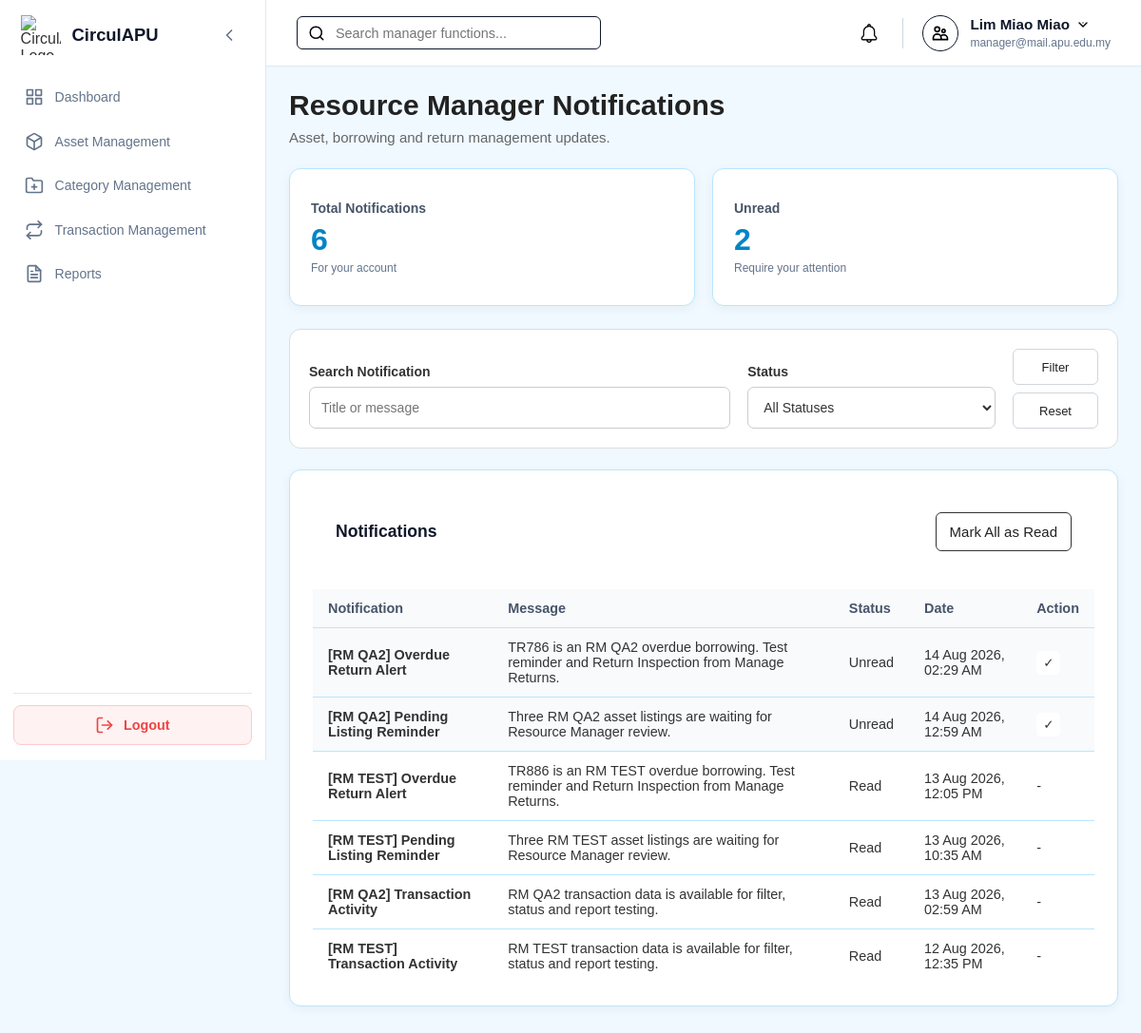
/notifications.php (signed in), run on an earlier commit of the app's database.
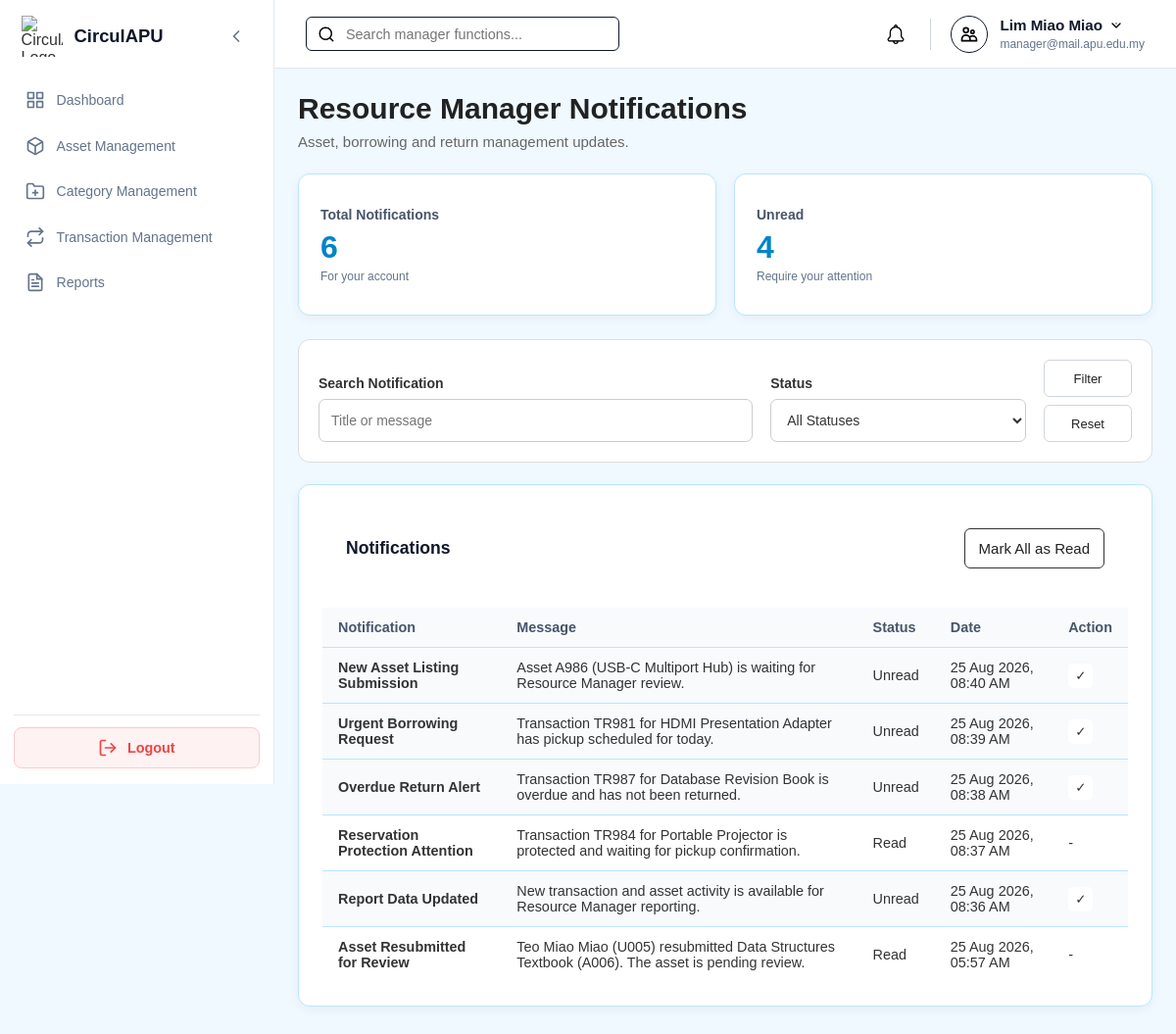
And on a later commit of the database.
### tables this page shows
CREATE TABLE `notification` (
  `notificationID` varchar(10) NOT NULL,
  `userID` varchar(10) NOT NULL,
  `title` varchar(100) NOT NULL,
  `content` varchar(255) NOT NULL,
  `status` enum('Read','Unread') NOT NULL DEFAULT 'Unread',
  `createdDate` timestamp NOT NULL DEFAULT current_timestamp()
);

### notifications.php (the view, shortened to what this page needs)
<?php
require_once 'db.php';
function e($v):string{return htmlspecialchars((string)$v,ENT_QUOTES,'UTF-8');}
$uid=$_SESSION['user_id'];
$role=$_SESSION['user_role'];
$search=trim($_GET['search']??'');
$roleInfo=[
    'Admin'=>['System Administrator Notifications','System and administration updates.','Admin'],
    'Auditor'=>['Sustainability Auditor Notifications','Verification and sustainability programme updates.','Auditor'],
    'Manager'=>['Resource Manager Notifications','Asset, borrowing and return management updates.','Manager'],
    'Member'=>['Community Member Notifications','Updates about your listings, requests and activities.','Members']
];
[$title,$subtitle,$folder]=$roleInfo[$role];
$scriptDir=rtrim(str_replace('\\','/',dirname($_SERVER['SCRIPT_NAME'])),'/');
$appRoot=$scriptDir==='/'?'':$scriptDir;
$rows=[];$total=$unread=0;$error='';
try{
    $conn->set_charset('utf8mb4');
    $s=$conn->prepare("SELECT COUNT(*) total,COALESCE(SUM(status='Unread'),0) unread FROM notification WHERE userID=?");
    $s->bind_param('s',$uid);$s->execute();$x=$s->get_result()->fetch_assoc();$s->close();
    $total=(int)$x['total'];$unread=(int)$x['unread'];
    $sql="SELECT notificationID,title,content,status,createdDate FROM notification WHERE userID=?";
    $types='s';$params=[$uid];
    $sql.=" ORDER BY createdDate DESC";
    $s=$conn->prepare($sql);$s->bind_param($types,...$params);$s->execute();
    $rows=$s->get_result()->fetch_all(MYSQLI_ASSOC);$s->close();
}catch(Throwable $z){
    error_log($z->getMessage());$error='Unable to load notifications. Please try again.';
}
?>
<!DOCTYPE html>
<html lang="en">
<head>
<link rel="stylesheet" href="<?=e($appRoot)?>/style.css">
</head>
<body class="role-<?=e(strtolower($role))?>">
<div class="dashboard-container">
<?php include 'sidebar.php';?>
<div class="main-content">
<?php include 'header.php';?>
<main class="page-body">
<section class="management-heading">
<h1><?=e($title)?></h1>
<p><?=e($subtitle)?></p>
</section>
<section class="stats-grid">
<a href="<?=e($appRoot)?>/notifications.php" class="stat-card">
<div class="stat-content"><h3>Total Notifications</h3><strong class="stat-value"><?=$total?></strong><p class="stat-description">For your account</p></div>
</a>
<a href="<?=e($appRoot)?>/notifications.php?status=Unread" class="stat-card">
<div class="stat-content"><h3>Unread</h3><strong class="stat-value"><?=$unread?></strong><p class="stat-description">Require your attention</p></div>
</a>
</section>
<section class="management-filter">
<form method="GET" action="<?=e($appRoot)?>/notifications.php">
<div class="management-filter-group search">
<label for="search">Search Notification</label>
<input id="search" name="search" value="<?=e($search)?>" placeholder="Title or message">
</div>
<div class="management-filter-group">
<label for="status">Status</label>
<select id="status" name="status">
<option value="">All Statuses</option>
</select>
</div>
<div class="management-filter-buttons">
<button class="management-filter-btn">Filter</button>
<a href="<?=e($appRoot)?>/notifications.php" class="management-reset-btn">Reset</a>
</div>
</form>
</section>
<section class="content-card">
<div class="card-header">
<h2>Notifications</h2>
<?php if($unread):?>
<form method="POST" action="<?=e($appRoot)?>/notifications.php">
<button class="management-create-btn">Mark All as Read</button>
</form>
<?php endif;?>
</div>
<div class="table-wrapper">
<table class="data-table">
<thead><tr><th>Notification</th><th>Message</th><th>Status</th><th>Date</th><th>Action</th></tr></thead>
<tbody>
<?php if(!$rows):?>
<tr><td colspan="5" class="dashboard-empty-state">No notifications found.</td></tr>
<?php else:foreach($rows as $n):?>
<tr class="<?=$n['status']==='Unread'?'notification-unread':''?>">
<td><strong><?=e($n['title'])?></strong></td>
<td><?=e($n['content'])?></td>
<td><?=e($n['status'])?></td>
<td><?=e(date('d M Y, h:i A',strtotime($n['createdDate'])))?></td>
<td>
<?php if($n['status']==='Unread'):?>
<form method="POST" action="<?=e($appRoot)?>/notifications.php">
<button class="management-action-btn" title="Mark as Read">✓</button>
</form>
<?php else:?>-<?php endif;?>
</td>
</tr>
<?php endforeach;endif;?>
</tbody>
</table>
</div>
</section>
</main>
</div></div>
</body></html>

### sidebar.php (shortened to what this page needs)
<?php
$current_page = basename($_SERVER['PHP_SELF']);
$user_role    = $_SESSION['user_role'] ?? 'Member';
?>
<aside class="sidebar" id="sidebar">
  <div class="sidebar-header">
    <div class="sidebar-logo-container">
      <img src="/CirculAPU/assets/images/logo.png" alt="CirculAPU Logo" class="sidebar-logo">
      <span class="sidebar-logo-text">CirculAPU</span>
    </div>
    <button class="sidebar-toggle-btn" id="sidebarToggleBtn" title="Toggle Navigation">
      <svg xmlns="http://www.w3.org/2000/svg" viewBox="0 0 24 24" fill="none" stroke="currentColor" stroke-width="2" stroke-linecap="round" stroke-linejoin="round">
        <polyline points="15 18 9 12 15 6"></polyline>
      </svg>
    </button>
  </div>
  <nav class="sidebar-nav">
    <?php switch ($user_role):
      case 'Admin': ?>
      <?php case 'Manager': ?>
        <a href="/CirculAPU/Manager/manager_dashboard.php" class="nav-item <?php echo ($current_page == 'manager_dashboard.php') ? 'active' : ''; ?>">
          <span class="nav-text">Dashboard</span>
        </a>
        <a href="/CirculAPU/Manager/manager_assets.php" class="nav-item <?php echo ($current_page == 'manager_assets.php') ? 'active' : ''; ?>">
          <span class="nav-text">Asset Management</span>
        </a>
        <a href="/CirculAPU/Manager/manager_categories.php" class="nav-item <?php echo ($current_page == 'manager_categories.php') ? 'active' : ''; ?>">
          <span class="nav-text">Category Management</span>
        </a>
        <a href="/CirculAPU/Manager/manager_transactions.php" class="nav-item <?php echo ($current_page == 'manager_transactions.php') ? 'active' : ''; ?>">
          <span class="nav-text">Transaction Management</span>
        </a>
        <a href="/CirculAPU/Manager/manager_reports.php" class="nav-item <?php echo ($current_page == 'manager_reports.php') ? 'active' : ''; ?>">
          <span class="nav-text">Reports</span>
        </a>
        <?php break; ?>
    <?php endswitch; ?>
  </nav>
  <div class="sidebar-footer">
    <button type="button" class="logout-btn" id="openSidebarLogoutConfirm">
      <svg xmlns="http://www.w3.org/2000/svg" viewBox="0 0 24 24" fill="none" stroke="currentColor" stroke-width="2" stroke-linecap="round" stroke-linejoin="round">
        <path d="M9 21H5a2 2 0 0 1-2-2V5a2 2 0 0 1 2-2h4"></path>
        <polyline points="16 17 21 12 16 7"></polyline>
        <line x1="21" y1="12" x2="9" y2="12"></line>
      </svg>
      <span class="logout-text">Logout</span>
    </button>
  </div>
</aside>

### header.php (shortened to what this page needs)
<?php
$user_name  = $_SESSION['user_name']  ?? 'User';
$user_email = $_SESSION['user_email'] ?? 'user@circulapu.edu.my';
$role = $_SESSION['user_role'] ?? '';
if ($role === 'Admin') {
    $notification_url = '/CirculAPU/Admin/admin_notifications.php';
} elseif ($role == 'Manager') {
    $notification_url = '/CirculAPU/Manager/manager_notifications.php';
} elseif ($role == 'Auditor') {
    $notification_url = '/CirculAPU/Auditor/auditor_notification.php';
}  elseif ($role === 'Member') {
    $notification_url = '/CirculAPU/Members/member_notifications.php';
} else {
    $notification_url = '/CirculAPU/notifications.php';
}
?>
<header class="app-header">
  <div class="header-search-container" id="roleFeatureSearch">
    <input type="search" id="roleFeatureSearchInput" placeholder="Search <?php echo htmlspecialchars(strtolower($role), ENT_QUOTES, 'UTF-8'); ?> functions..." aria-label="Search <?php echo htmlspecialchars($role, ENT_QUOTES, 'UTF-8'); ?> functions" aria-autocomplete="list" aria-controls="roleFeatureSearchResults" aria-expanded="false" autocomplete="off">
  </div>
  <div class="header-right-actions">
    <a href="<?php echo htmlspecialchars($notification_url, ENT_QUOTES, 'UTF-8'); ?>" class="header-action-icon" title="Notifications">
      <img src="/CirculAPU/assets/icons/notification.png" alt="Notifications" width="20" height="20">
    </a>
    <div id="profile-dropdown-btn" class="header-user-profile" title="View Account Settings" style="cursor: pointer;">
      <div class="user-avatar-circle">
        <img src="/CirculAPU/assets/icons/users.svg" alt="User Avatar" width="20" height="20">
      </div>
      <div class="user-info-text">
        <div class="user-role-title">
          <span><?php echo htmlspecialchars($user_name); ?></span>
          <img src="/CirculAPU/assets/icons/chevron-down.svg" alt="Dropdown" width="16" height="16">
        </div>
        <span class="user-email-subtitle"><?php echo htmlspecialchars($user_email); ?></span>
      </div>
    </div>
  </div>
</header>

What changed in the data, as far as the page shows it:
removed notification: title "[RM QA2] Overdue Return Alert", content "TR786 is an RM QA2 overdue borrowing. Test reminder and Return Inspection from Manage Returns.", status "Unread", createdDate "14 Aug 2026, 02:29 AM"
removed notification: title "[RM QA2] Pending Listing Reminder", content "Three RM QA2 asset listings are waiting for Resource Manager review.", status "Unread", createdDate "14 Aug 2026, 12:59 AM"
removed notification: title "[RM TEST] Overdue Return Alert", content "TR886 is an RM TEST overdue borrowing. Test reminder and Return Inspection from Manage Returns.", status "Read", createdDate "13 Aug 2026, 12:05 PM"
removed notification: title "[RM TEST] Pending Listing Reminder", content "Three RM TEST asset listings are waiting for Resource Manager review.", status "Read", createdDate "13 Aug 2026, 10:35 AM"
removed notification: title "[RM QA2] Transaction Activity", content "RM QA2 transaction data is available for filter, status and report testing.", status "Read", createdDate "13 Aug 2026, 02:59 AM"
removed notification: title "[RM TEST] Transaction Activity", content "RM TEST transaction data is available for filter, status and report testing.", status "Read", createdDate "12 Aug 2026, 12:35 PM"
added notification: title "New Asset Listing Submission", content "Asset A986 (USB-C Multiport Hub) is waiting for Resource Manager review.", status "Unread", createdDate "25 Aug 2026, 08:40 AM"
added notification: title "Urgent Borrowing Request", content "Transaction TR981 for HDMI Presentation Adapter has pickup scheduled for today.", status "Unread", createdDate "25 Aug 2026, 08:39 AM"
added notification: title "Overdue Return Alert", content "Transaction TR987 for Database Revision Book is overdue and has not been returned.", status "Unread", createdDate "25 Aug 2026, 08:38 AM"
added notification: title "Reservation Protection Attention", content "Transaction TR984 for Portable Projector is protected and waiting for pickup confirmation.", status "Read", createdDate "25 Aug 2026, 08:37 AM"
added notification: title "Report Data Updated", content "New transaction and asset activity is available for Resource Manager reporting.", status "Unread", createdDate "25 Aug 2026, 08:36 AM"
added notification: title "Asset Resubmitted for Review", content "Teo Miao Miao (U005) resubmitted Data Structures Textbook (A006). The asset is pending review.", status "Read", createdDate "25 Aug 2026, 05:57 AM"
Also different on the page:
$unread: "2" → "4"
